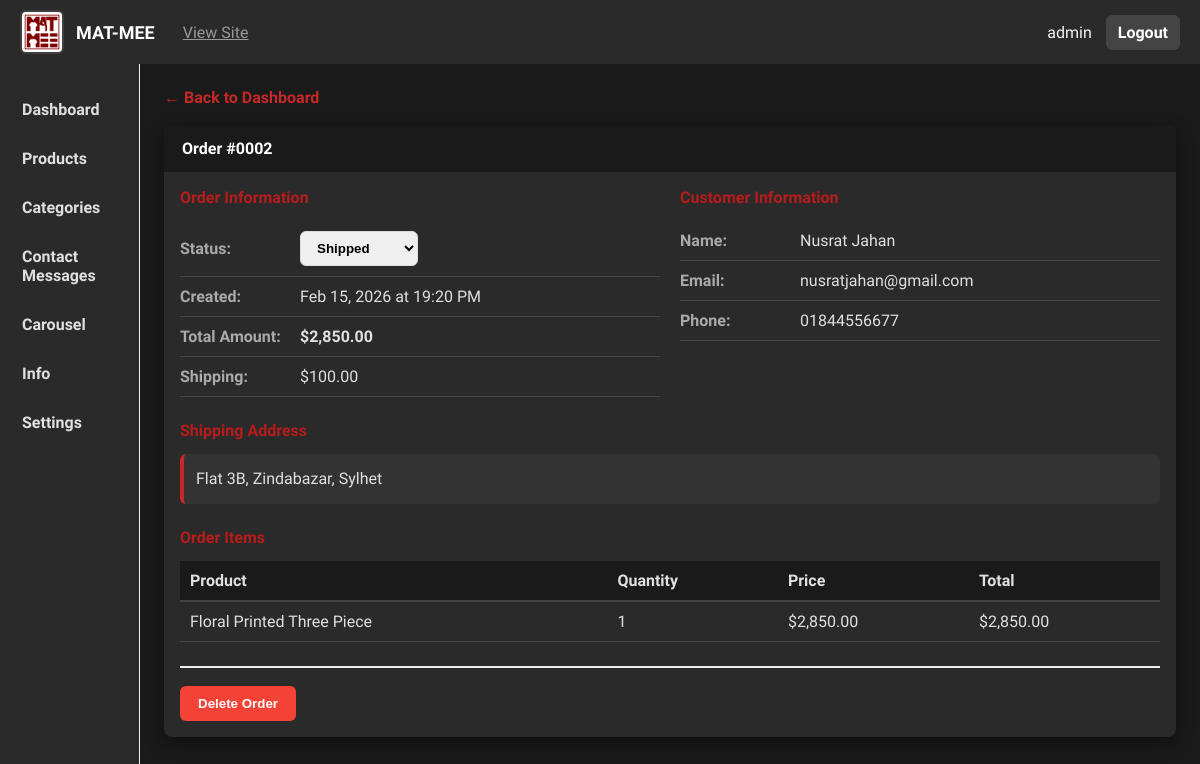
The page /MAT-MEE/Admin-matmee/view-order.php?id=2 (signed in) on the database its author committed.
### tables this page shows
CREATE TABLE orders (
    id INT AUTO_INCREMENT PRIMARY KEY,
    user_id INT NULL,
    session_id VARCHAR(255),
    total DECIMAL(12,2),
    shipping_charge DECIMAL(10,2) DEFAULT 0,
    status ENUM('pending','processing','shipped','delivered','cancelled') DEFAULT 'pending',
    customer_name VARCHAR(100),
    customer_email VARCHAR(100),
    shipping_address LONGTEXT,
    phone VARCHAR(20),
    notes TEXT,
    created_at TIMESTAMP DEFAULT CURRENT_TIMESTAMP
);

CREATE TABLE order_items (
    id INT AUTO_INCREMENT PRIMARY KEY,
    order_id INT,
    product_id INT,
    size_id INT NULL,
    quantity INT,
    price_at_purchase DECIMAL(10,2),
    FOREIGN KEY (order_id) REFERENCES orders(id) ON DELETE CASCADE,
    FOREIGN KEY (product_id) REFERENCES products(id) ON DELETE CASCADE,
    FOREIGN KEY (size_id) REFERENCES sizes(id) ON DELETE SET NULL
);

CREATE TABLE products (
    id INT AUTO_INCREMENT PRIMARY KEY,
    name VARCHAR(200) NOT NULL,
    slug VARCHAR(220) UNIQUE NOT NULL,
    description LONGTEXT,
    price DECIMAL(10,2) NOT NULL,
    discount_price DECIMAL(10,2) DEFAULT NULL,
    category_id INT,
    main_image VARCHAR(255),
    views INT UNSIGNED NOT NULL DEFAULT 0,
    created_at TIMESTAMP DEFAULT CURRENT_TIMESTAMP,
    FOREIGN KEY (category_id) REFERENCES categories(id) ON DELETE SET NULL
);

### MAT-MEE/components/connection.php (called while the page is built, shortened)
<?php
class DatabaseConnection {
    private static $instance = null;
    private $connection;
    private $host = 'localhost';
    private $user = 'root';
    private $password = '';
    private $database = 'matmee';
    private function __construct() {
        $this->connection = new mysqli(
            $this->host,
            $this->user,
            $this->password,
            $this->database
        );
        $this->connection->set_charset("utf8");
    }
    public static function getInstance() {
        if (!self::$instance) {
            self::$instance = new self();
        }
        return self::$instance;
    }
    private function prepareAndExecute($query, $params = []) {
        $stmt = $this->connection->prepare($query);
        $types = '';
        foreach ($params as $p) {
            $types .= is_int($p) ? 'i' : (is_float($p) ? 'd' : 's');
        }
        $stmt->bind_param($types, ...$params);
        $stmt->execute();
        return $stmt->get_result();
    }
    public function fetch($query, $params = []) {
        $result = $this->prepareAndExecute($query, $params);
        return $result->fetch_all(MYSQLI_ASSOC);
    }
    public function fetchOne($query, $params = []) {
        $result = $this->fetch($query, $params);
        return $result[0] ?? null;
    }
}

### MAT-MEE/Admin-matmee/view-order.php (the view, shortened to what this page needs)
<?php
require_once '../components/connection.php';
$db = DatabaseConnection::getInstance();
$orderId = isset($_GET['id']) ? intval($_GET['id']) : 0;
$order = $db->fetchOne('SELECT * FROM orders WHERE id = ?', [$orderId]);
$orderItems = $db->fetch('SELECT oi.*, p.name FROM order_items oi JOIN products p ON oi.product_id = p.id WHERE oi.order_id = ?', [$orderId]);
?>
<!doctype html>
<html lang="en">
<head>
	<link rel="stylesheet" href="style.css">
</head>
<body>
	<div class="admin-wrapper">
		<?php include 'header.php'; ?>
		<div class="layout">
			<?php include 'sidebar.php'; ?>
			<main class="content">
				<section class="view-order">
					<div class="back-button">
						<a href="index.php">← Back to Dashboard</a>
					</div>
					<div class="card">
						<div class="card-title">Order #<?php echo str_pad($order['id'], 4, '0', STR_PAD_LEFT); ?></div>
						<div class="card-body">
							<div class="order-details-grid">
								<div class="order-section">
									<h3>Order Information</h3>
									<table class="info-table">
										<tr>
											<td class="label">Status:</td>
											<td>
												<form method="POST" id="statusForm" style="display: flex; gap: 10px; align-items: center;">
													<select name="status" id="statusSelect" style="padding: 8px 12px; border-radius: 6px; border: 1px solid #ddd; cursor: pointer; font-weight: 600;">
														<option value="shipped" <?php echo $order['status'] === 'shipped' ? 'selected' : ''; ?>>Shipped</option>
													</select>
												</form>
											</td>
										</tr>
										<tr>
											<td class="label">Created:</td>
											<td><?php echo date('M d, Y \a\t H:i A', strtotime($order['created_at'])); ?></td>
										</tr>
										<tr>
											<td class="label">Total Amount:</td>
											<td><strong>$<?php echo number_format($order['total'], 2); ?></strong></td>
										</tr>
										<tr>
											<td class="label">Shipping:</td>
											<td>$<?php echo number_format($order['shipping_charge'], 2); ?></td>
										</tr>
									</table>
								</div>
								<div class="order-section">
									<h3>Customer Information</h3>
									<table class="info-table">
										<tr>
											<td class="label">Name:</td>
											<td><?php echo htmlspecialchars($order['customer_name']); ?></td>
										</tr>
										<tr>
											<td class="label">Email:</td>
											<td><?php echo htmlspecialchars($order['customer_email']); ?></td>
										</tr>
										<tr>
											<td class="label">Phone:</td>
											<td><?php echo htmlspecialchars($order['phone']); ?></td>
										</tr>
									</table>
								</div>
							</div>
							<div class="order-section" style="margin-top: 24px;">
								<h3>Shipping Address</h3>
								<div class="address-box">
									<?php echo nl2br(htmlspecialchars($order['shipping_address'])); ?>
								</div>
							</div>
							<div class="order-section" style="margin-top: 24px;">
								<h3>Order Items</h3>
								<table class="orders-table">
									<thead>
										<tr>
											<th>Product</th>
											<th>Quantity</th>
											<th>Price</th>
											<th>Total</th>
										</tr>
									</thead>
									<tbody>
										<?php if (!empty($orderItems)): ?>
											<?php foreach ($orderItems as $item): ?>
												<tr>
													<td><?php echo htmlspecialchars($item['name']); ?></td>
													<td><?php echo $item['quantity']; ?></td>
													<td>$<?php echo number_format($item['price_at_purchase'], 2); ?></td>
													<td>$<?php echo number_format($item['price_at_purchase'] * $item['quantity'], 2); ?></td>
												</tr>
											<?php endforeach; ?>
										<?php else: ?>
											<tr><td colspan="4" style="text-align: center; padding: 20px; color: #999;">No items found</td></tr>
										<?php endif; ?>
									</tbody>
								</table>
							</div>
							<div class="order-actions" style="margin-top: 24px; display: flex; gap: 12px;">
							<button onclick="deleteOrder(<?php echo $order['id']; ?>)" class="btn btn-danger">Delete Order</button>
							</div>
						</div>
					</div>
				</section>
			</main>
		</div>
	</div>
</body>
</html>

### MAT-MEE/Admin-matmee/style.css (style rules this page uses)
:root { --red: #c62828; --red-dark: #b71c1c; --bg: #1a1a1a; --muted: #aaa; --sidebar: #2a2a2a; }
* { box-sizing: border-box }
body { margin: 0; font-family: 'Hind Siliguri', Segoe UI, Roboto, Arial, sans-serif; background: var(--bg); color: #e0e0e0 }
html { scroll-behavior: smooth; }
.layout { display: flex; min-height: calc(100vh - 64px) }
.content { flex: 1; padding: 24px }
.card { background: #2a2a2a; border-radius: 8px; box-shadow: 0 6px 18px rgba(0, 0, 0, 0.4); overflow: hidden }
.card-title { padding: 14px 18px; background: #1a1a1a; color: #fff; font-weight: 700 }
.card-body { padding: 16px }
.orders-table { width: 100%; border-collapse: collapse; margin-top: 8px }
.orders-table thead th { text-align: left; padding: 10px; background: #1a1a1a; border-bottom: 2px solid #444; color: #e0e0e0 }
.orders-table td { padding: 10px; border-bottom: 1px solid #444; color: #e0e0e0 }
.admin-wrapper a { color: inherit }
.view-order { animation: slideIn 0.3s ease }
.back-button { margin-bottom: 18px }
.back-button a { color: var(--red); text-decoration: none; font-weight: 600; display: inline-flex; align-items: center; gap: 6px }
.order-details-grid { display: grid; grid-template-columns: repeat(auto-fit, minmax(250px, 1fr)); gap: 20px; margin-bottom: 20px }
.order-section { margin-bottom: 0 }
.order-section h3 { font-size: 16px; color: var(--red-dark); margin: 0 0 14px 0; font-weight: 700 }
.info-table { width: 100%; border-collapse: collapse }
.info-table tr { border-bottom: 1px solid #444 }
.info-table td { padding: 10px 0 }
.info-table .label { font-weight: 600; color: #aaa; width: 120px }
.address-box, .notes-box { background: #333; padding: 12px; border-radius: 6px; border-left: 4px solid var(--red); line-height: 1.6; color: #e0e0e0 }
.order-actions { padding-top: 18px; border-top: 2px solid #f0f0f0 }
.btn { padding: 10px 18px; border-radius: 6px; text-decoration: none; font-weight: 600; border: none; cursor: pointer; transition: all 0.2s ease; display: inline-block }
.btn-danger { background: #f44336; color: #fff }

### rows shown on the page
orders: id "0002", status "Shipped", created_at "Feb 15, 2026 at 19:20 PM", total "2,850.00", shipping_charge "100.00", customer_name "Nusrat Jahan", customer_email "nusratjahan@gmail.com", phone "01844556677", shipping_address "Flat 3B, Zindabazar, Sylhet"
order_items: product.name "Floral Printed Three Piece", quantity "1", price_at_purchase "2,850.00", $item['price_at_purchase'] * $item['quantity'] "2,850.00"

### other values the page prints
$_SESSION['admin_username'] "admin"
$name "Dashboard"
$name "Products"
$name "Categories"
$name "Contact Messages"
$name "Carousel"
$name "Info"
$name "Settings"
